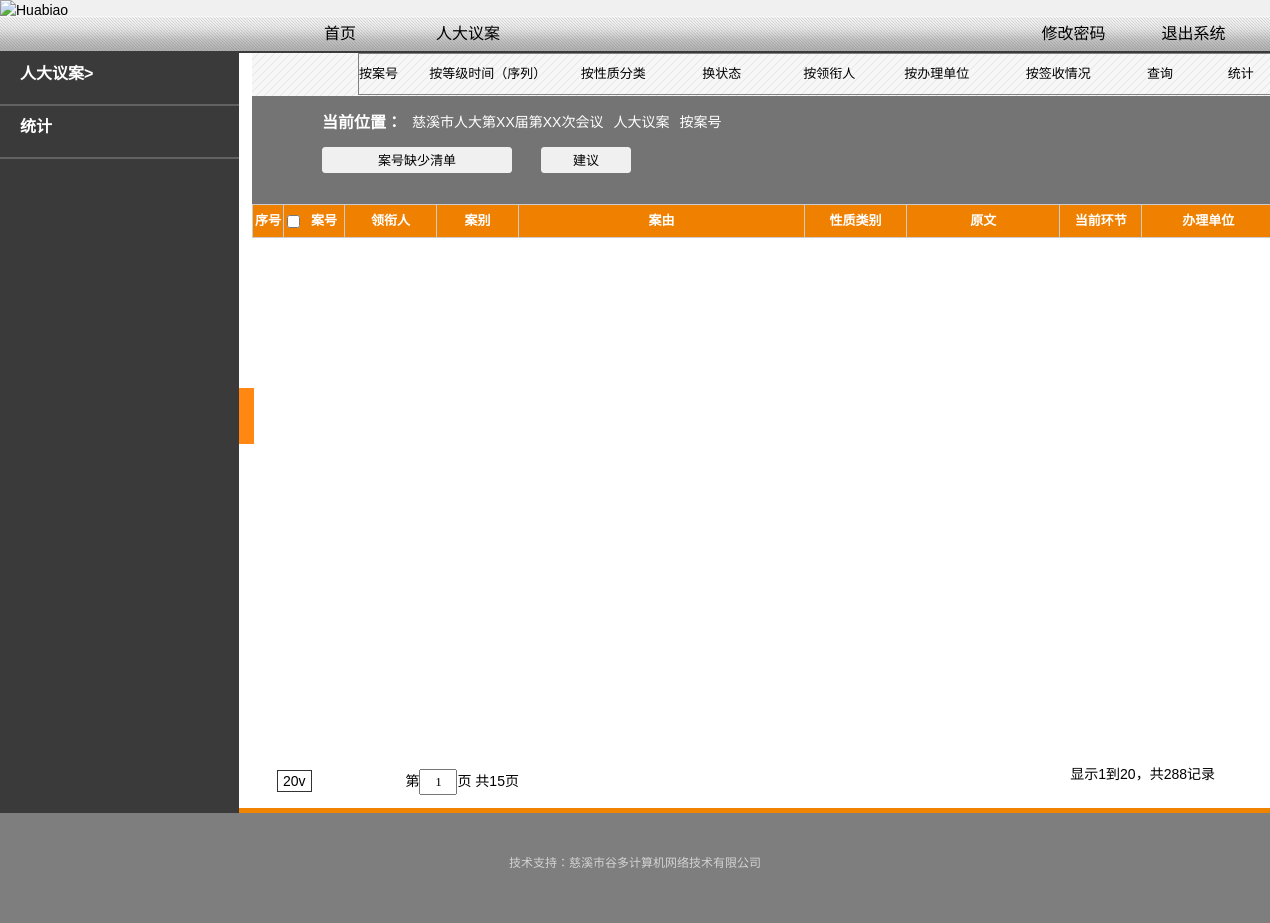
The app's page /?get_meeting=2 (signed in), older data.
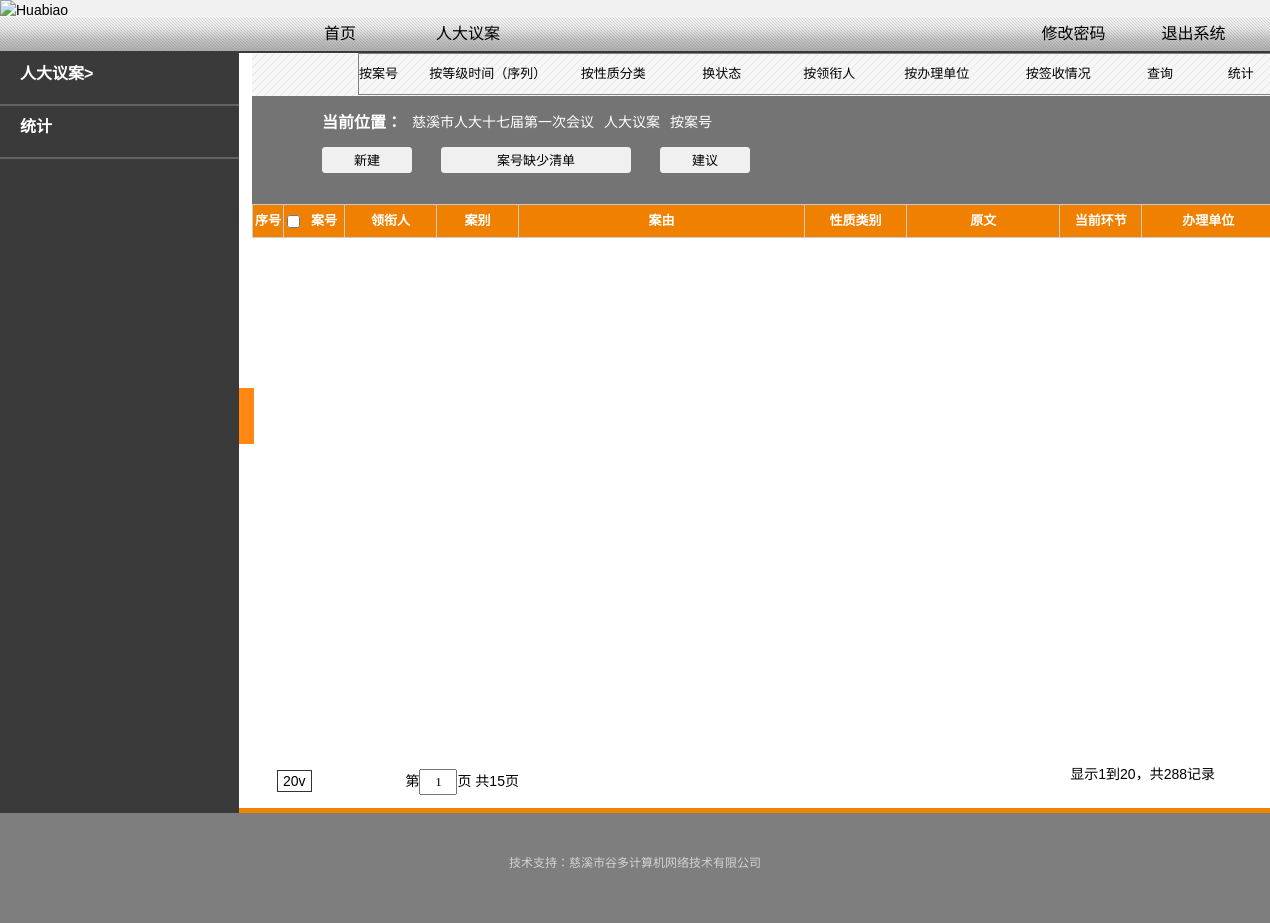
The same page, newer data.
### tables this page shows
CREATE TABLE `meeting_tbl` (
  `meeting_id` int(11) NOT NULL,
  `meeting_name` varchar(50) NOT NULL,
  `start_time` int(11) NOT NULL,
  `end_time` int(11) NOT NULL,
  `deadline_time` int(11) NOT NULL,
  `category` int(11) NOT NULL,
  `motion_template` int(11) NOT NULL,
  `jie` int(11) DEFAULT '0',
  `ci` int(11) NOT NULL DEFAULT '0'
);

### includes/gov_motion.php (called while the page is built, shortened)
<?php
function printView($viewName,$title='提案议案处理系统'){
    include 'template/header.html.php';
    include 'view/'.$viewName.'.html.php';
}

### functions.php (called while the page is built, shortened)
<?php
function getMeetingView($id){
    $meetingInf=pdoQuery('meeting_tbl',null,array('meeting_id'=>$id),'limit 1')->fetch();
    printView('meeting');
}

### includes/db.inc.php (called while the page is built, shortened)
<?php
function pdoQuery($tableName, $fields, $where, $append)
{
    $sql = 'SELECT ';
    $fieldsCount = count($fields);
    if ($fieldsCount > 0) {
        for ($i = 0; $i < $fieldsCount; $i++) {
            $sql = $sql . $fields[$i];
            if ($i < $fieldsCount - 1) $sql = $sql . ',';
        }
    }else{
        $sql=$sql.'* ';
    }
    $sql = $sql . ' FROM ' . $tableName;
    $whereCount = count($where);
    if ($whereCount > 0) {
        $sql = $sql . ' WHERE ';
        $j = 0;
        foreach ($where as $k => $v) {
            if(is_array($v)){
                if(count($v)>0){
                    $sql.=$k.' in(';
                    foreach ($v as $d) {
                        $sql.='"'.$d.'",';
                    }
                    $sql=trim($sql,',');
                    $sql.=')';
                }else{
                    $sql.=$k.' in("-1000000")';
                }
            }else{
                $sql = $sql . $k . '=' . '"' . $v . '"';
            }
        }
    }
    if($append!=null){
        $sql=$sql.' '.trim($append);
    }
    try {
        $query = $GLOBALS['pdo']->query($sql);
        return $query;
    }catch (PDOException $e) {
        $error = 'Unable to PDOquery to the database server.' . $e->getMessage();
        include 'error.html.php';
        return null;
    }
}
?>

### view/meeting.html.php (the view, shortened to what the changed rows need)
<?php global $meetingInf?>
<body>
<div class="m-header">
    <div class="m-header-t"><img class="bg-hua" src="stylesheet/images/bg-hua<?php echo $meetingInf['category']?>.jpg" alt="Huabiao"></div>
    <div class="m-header-b">
        <div class="header-b-l"><p><a href="index.php">首页</a><span><?php echo 1==$meetingInf['category']?'人大议案':'政协提案'?></span></p></div>
        <div class="header-b-r"><a class="sign-out">退出系统</a></div>
        <div class="header-b-m"><p>修改密码</p></div>
    </div>
</div>
<div class="m-home clearfix">
    <div class="home-l">
        <div class="home-nav h-border"><p class="icon icon-angle-right"><?php echo 1==$meetingInf['category']?'人大议案':'政协提案'?>></p></div>
        <div class="home-nav h-border"><p class="icon icon-angle-right">统计</p></div>
    </div>
    <div class="home-r h-last">
        <div class="magin">
            <div class="home-title c-list">
                <table width="93%;">
                    <tbody>
                    <tr>
                        <td width="7%"><a href="#">按案号</a></td>
                        <td width="15%"><a href="#">按等级时间（序列）</a></td>
                        <td width="12%"><a href="#">按性质分类</a></td>
                        <td width="10%;"><a href="#">换状态</a></td>
                        <td width="10%;"><a href="#">按领衔人</a></td>
                        <td width="12%"><a href="#">按办理单位</a></td>
                        <td width="12%;"><a href="#">按签收情况</a></td>
                        <td width="8%"><a href="#">查询</a></td>
                        <td width="8%"><a href="#">统计</a></td>
                    </tr>
                    </tbody>
                </table>
            </div>
            <div class="home-seat">
                <div class="content-seat">
                    <h2>当前位置：</h2>
                    <a href="#" class="icon"><?php echo $meetingInf['meeting_name']?></a>
                    <a href="#" class="icon icon-angle-right"><?php echo 1==$meetingInf['category']?'人大议案':'政协提案'?></a>
                    <a href="#" class="icon icon-angle-right">按<span  class="order-disply">案号</span></a>
                </div>
                <div class="content-b">
                    <?php if (in_array(1, $_SESSION['staffLogin']['steps'])): ?>
                        <button class="c-btn create-motion" style="width: 90px;margin-left: none;">新建
                        </button><?php endif ?>
                    <button class="c-btn" style="width: 190px;">案号缺少清单</button>
                    <button class="c-btn" style="width: 90px;">建议</button>
                </div>
            </div>
            <div class="home-r-content clearfix">
                <div class="home-table">
                    <table width="100%" border="1" cellspacing="0" cellpadding="0" class="list-table">
                        <tbody>
                        <?php if(1==$meetingInf['category']):?>
                        <tr>
                            <th width="3%" >序号</th>
                            <th width="2%"><input type="checkbox" class="select-all"></th>
                            <th width="4%" class="order-by-attr"> 案号</th>
                            <th width="9%" class="order-by-attr">领衔人</th>
                            <th width="8%" >案别</th>
                            <th width="28%" class="order-by-attr">案由</th>
                            <th width="10%" class="order-by-attr">性质类别</th>
                            <th width="15%" class="order-by-attr">原文</th>
                            <th width="8%" class="order-by-attr">当前环节</th>
                            <th width="13%" class="order-by-attr">办理单位</th>
                        </tr>
                        <?php endif ?>
                        </tbody>
                    </table>
                </div>
                <div class="home-page-l">
                    <a class="page-num">20v</a>
                    <a href="#">第<input name="text" type="text" value="1" class="p-num">页 共15页</a>
                </div>
                <div class="home-page-r"><p>显示1到20，共288记录</p></div>
            </div>
        </div>
    </div>
    <div class="home-prev icon icon-angle-double-left"></div>
</div>
<div class="m-footer m-f-magin">
    <div class="container">
        <div class="m-footer-tech"><p>技术支持：慈溪市谷多计算机网络技术有限公司</p></div>
    </div>
</div>
</body>
</html>

Row changes from the older to the newer data that the page shows:
changed meeting_tbl: meeting_name "慈溪市人大第XX届第XX次会议" → "慈溪市人大十七届第一次会议"
Text that changed along with them:
text now shown: "新建"
